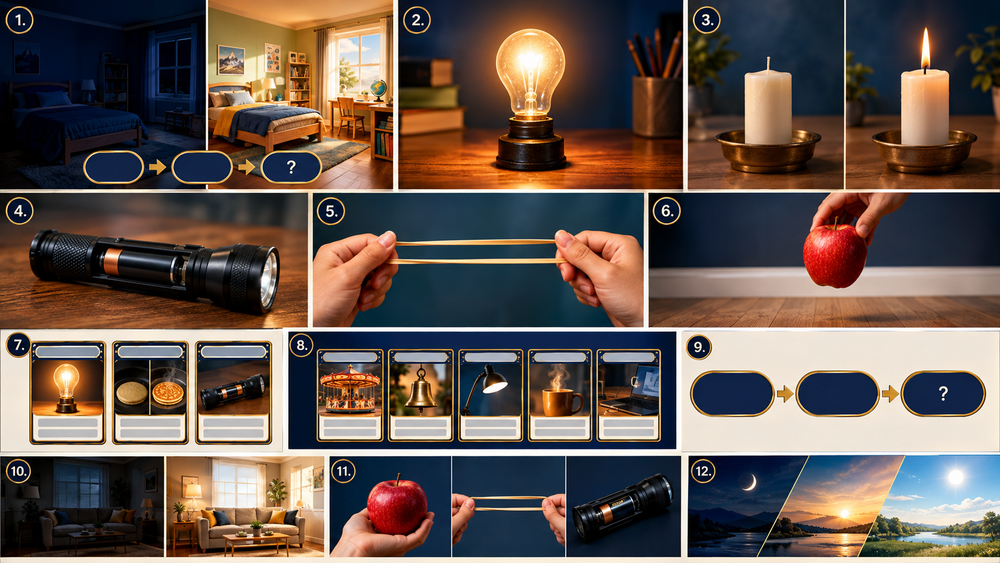
#> input picture assets/Cinematic Energy Concepts Storyboard (1).png, 1000 x 563 px, shrunk from 1672 x 941 before the run, found by its file name
$ python slice_assets.py
#> lines starting #> are read from the running program, lines starting #| are printed output that depends on the picture
#!/usr/bin/env python3
from pathlib import Path
from PIL import Image
import sys

sheet_path = Path("assets/Cinematic Energy Concepts Storyboard (1).png")
if not sheet_path.exists():
    print(f"Error: Could not find {sheet_path}")
    sys.exit(1)

out_dir = Path("assets/ch1")
out_dir.mkdir(parents=True, exist_ok=True)

img = Image.open(sheet_path)
#> img is the input picture: PIL image 1000x563 RGB; mean R, G, B 101.8, 87.2, 79.5
W, H = img.size
#> W = 1000; H = 563

panels = {
    "panel-01-bedroom-light.png": (0.000, 0.000, 0.395, 0.338),
    "panel-02-single-bulb.png":   (0.395, 0.000, 0.680, 0.338),
    "panel-03-candle-change.png": (0.680, 0.000, 1.000, 0.338),
    "panel-04-flashlight-cut.png":(0.000, 0.338, 0.313, 0.584),
    "panel-05-rubber-band.png":   (0.313, 0.338, 0.648, 0.584),
    "panel-06-apple-drop.png":    (0.648, 0.338, 1.000, 0.584),
    "panel-07-change-cards.png":  (0.000, 0.584, 0.285, 0.803),
    "panel-08-forms-of-energy.png":(0.285, 0.584, 0.676, 0.803),
    "panel-09-blank-model-chain.png": (0.676, 0.584, 1.000, 0.803),
    "panel-10-living-room.png":   (0.000, 0.803, 0.328, 1.000),
    "panel-11-three-stored.png":  (0.328, 0.803, 0.680, 1.000),
    "panel-12-diurnal-energy.png":(0.680, 0.803, 1.000, 1.000),
}

print(f"Slicing panels from {sheet_path.name} ({W}x{H})...")
#> (printed output is left out)

for name, (x1, y1, x2, y2) in panels.items():
    box = (int(x1 * W), int(y1 * H), int(x2 * W), int(y2 * H))
    crop = img.crop(box)
    out_file = out_dir / name
    crop.save(out_file)
    print(f"✓ Saved {out_file.name} ({crop.width}x{crop.height}px)")
#> this loop made 12 passes
#> pass 1, `crop = img.crop(box)`:
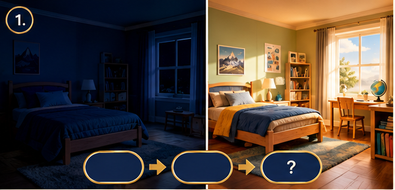
#> crop: PIL image 395x190 RGB; mean R, G, B 82.6, 67, 56.8
#> pass 2, `crop = img.crop(box)`:
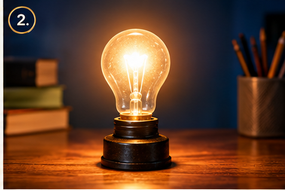
#> crop: PIL image 285x190 RGB; mean R, G, B 99.1, 61.9, 40
#> pass 3, `crop = img.crop(box)`:
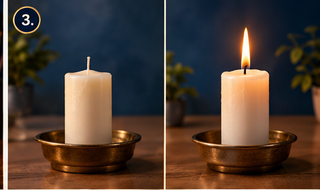
#> crop: PIL image 320x190 RGB; mean R, G, B 75.2, 60.5, 51.8
#> after the loop:
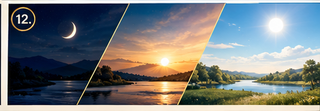
#> crop: PIL image 320x111 RGB; mean R, G, B 119, 122.9, 123.8

print("\nDone. All assets ready in assets/ch1/")
